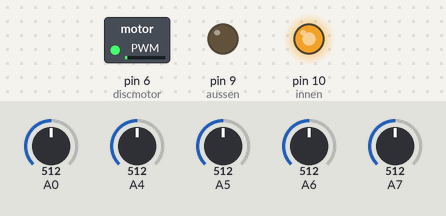
Recording of a sketch running on a simulated Arduino Nano, built with avr-gcc and run on an emulated ATmega328P. Parts: switched loads named in the sketch (green lamp = pin HIGH), output pins drawn as LEDs (lit = HIGH). Inputs (shaded band) come from the test bench; at power-on: A0 = 512, A7 = 512, A4 = 512, A5 = 512, A6 = 512.

Above: at 1.2 s.
1.3 s: A0 set to 716
At 2.2 s:
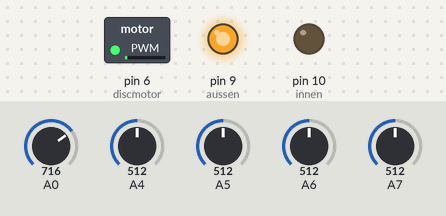
2.9 s: A7 set to 542
4.6 s: A7 set to 561
At 5.9 s:
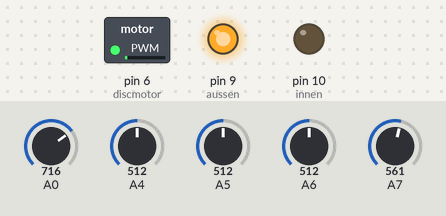
7.6 s: A4 set to 716
At 8.1 s:
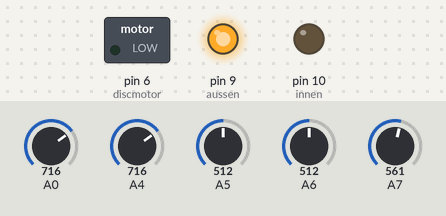
10.6 s: A5 set to 960
At 10.76 s:
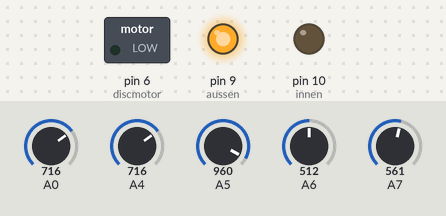
13.6 s: A6 set to 716
At 13.87 s:
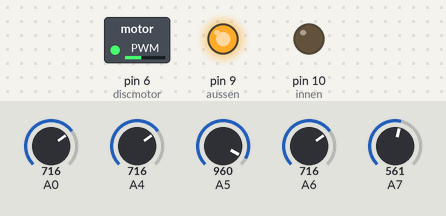
Timing chart, 0 to 16.6 s (numbered marks = the images above; inputs shaded):
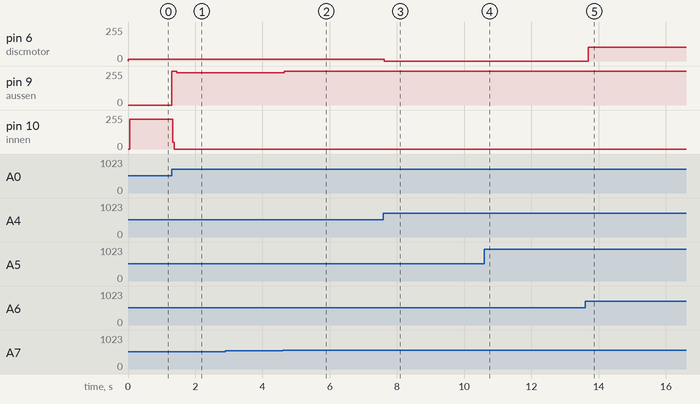

The sketch:

organ_2_0_04.ino
```cpp
int a=1; // Variable
int b=0; // Variable
int innen=10; // Anschlusspin Schlittenmotor
int aussen=9; // Anschlusspin Schlittenmotor
int discmotor=6; // Anschlusspin Discmotor
int maxpos=950; // maximale position des Schlittenmotors
int minpos=250; // minimale position des Schlittenmotors
int divr=0; // diferenz der maximalen und minimalen position des Schlittenmotors
void setup()
{
  Serial.begin(9600);
  pinMode(innen,OUTPUT);
  pinMode(aussen,OUTPUT);
  pinMode(discmotor,OUTPUT);
  }
void loop() {
// Eingangswerte abfragen
float Pospot = analogRead(A5); //Position Poti
int pos = analogRead(A0); // Position des Schlittenmotors
float Mspeed = analogRead(A4); //Motorspeed Poti
float CVspeed = analogRead(A6); // CV Motorspeed
float CVposition = analogRead(A7);// CV Position
// Eingangswerte umrechnen
CVposition =(CVposition-488)*2;
Pospot = CVposition+Pospot;
Pospot = 1024-Pospot;
Pospot = ((Pospot/1024)*(maxpos-minpos))+minpos;
Mspeed = Mspeed*Mspeed/1024;
CVspeed = (CVspeed-488)/2;
divr = maxpos-minpos;
// Schlittenmotorsteuerung
b = Pospot;
if (b>maxpos) {b=maxpos;}
if (b<minpos) {b=minpos;}
int up;
int down;
if (a!=0) {up = (b-pos)/10;
             down = (pos-b)/10;
             if (pos < b) {analogWrite(innen,255);delay(up);}
             if (pos > b) digitalWrite(innen,LOW);
             if (pos > b) {analogWrite(aussen,255);delay(down);}
             if (pos < b) digitalWrite(aussen,LOW);}
            else  {digitalWrite(innen,LOW); digitalWrite(aussen,LOW);}
   if (pos-50 < b)analogWrite(innen,LOW);
   if (pos+50 > b)analogWrite(aussen,LOW);
   if (a==0) {analogWrite(innen,LOW);analogWrite(aussen,LOW);}
// Discmotorsteuerung
analogWrite(discmotor,Mspeed+CVspeed);
}
```

Measured:
- after the input at 1.3 s, pin 9 (aussen): 0/255 → 255/255 at once, → 242/255 0.14 s later; pin 10 (innen): 225/255 → 0/255 at once
- after the input at 2.9 s, every drawn part: stays the same
- after the input at 4.6 s, pin 9 (aussen): 242/255 → 255/255 after 0.05 s
- after the input at 7.6 s, pin 6 (discmotor): 12/255 → 0/255 at once
- after the input at 10.6 s, pin 9 (aussen): stays 255/255 (without the input it goes to 0/255 after 3.0 s)
- after the input at 13.6 s, pin 6 (discmotor): 0/255 → 102/255 after 0.09 s
